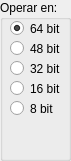
   <widget class="QGroupBox" name="groupBox_3">
    <property name="geometry">
     <rect>
      <x>370</x>
      <y>0</y>
      <width>71</width>
      <height>161</height>
     </rect>
    </property>
    <property name="title">
     <string>Operar en:</string>
    </property>
    <widget class="QRadioButton" name="rb64">
     <property name="geometry">
      <rect>
       <x>10</x>
       <y>20</y>
       <width>82</width>
       <height>17</height>
      </rect>
     </property>
     <property name="text">
      <string>64 bit</string>
     </property>
     <property name="checked">
      <bool>true</bool>
     </property>
    </widget>
    <widget class="QRadioButton" name="rb48">
     <property name="geometry">
      <rect>
       <x>10</x>
       <y>40</y>
       <width>82</width>
       <height>17</height>
      </rect>
     </property>
     <property name="text">
      <string>48 bit</string>
     </property>
    </widget>
    <widget class="QRadioButton" name="rb32">
     <property name="geometry">
      <rect>
       <x>10</x>
       <y>60</y>
       <width>82</width>
       <height>17</height>
      </rect>
     </property>
     <property name="text">
      <string>32 bit</string>
     </property>
    </widget>
    <widget class="QRadioButton" name="rb16">
     <property name="geometry">
      <rect>
       <x>10</x>
       <y>80</y>
       <width>82</width>
       <height>17</height>
      </rect>
     </property>
     <property name="text">
      <string>16 bit</string>
     </property>
    </widget>
    <widget class="QRadioButton" name="rb8">
     <property name="geometry">
      <rect>
       <x>10</x>
       <y>100</y>
       <width>82</width>
       <height>17</height>
      </rect>
     </property>
     <property name="text">
      <string>8 bit</string>
     </property>
    </widget>
   </widget>
